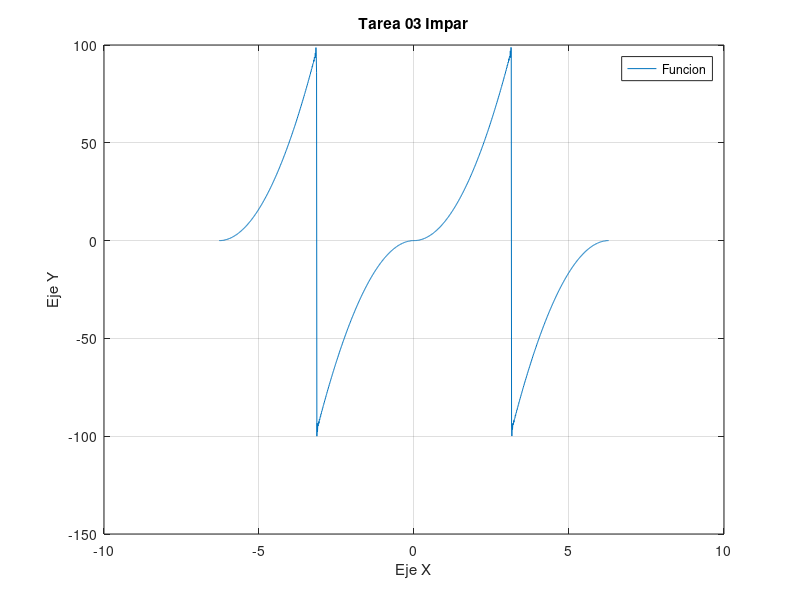

Source code (MATLAB):
% Jose Ramiro Fuentes Lara
% Ecuaciones Diferenciales Parciales
% Tarea 03 --- Corresponde a nuestra funcion impar
clc; clear;

%% Se definen nuestras variables constantes para el problema
% Dichas constantes son utiles cuando la funcion cuenta con una, nosotros
% le damos un valor arbitrario en este caso nuestro problema no con cuenta con
% algun valor constante ajeno a la funcion...

l = pi;

%% Se establece nuestra condicion inicial asi como el intervalo de nuestra serie 
a = -2*pi;       % Parte constante de nuestra funcion
x= -2*l:.01:2*l;     % Intervalo de nuestra funcion periodica
u = 0;          % Funciona para inicializar nuestra funcion u() impar

%% Se evaluan los valores de nuestra sumatoria impar 

for n= 1:1000
    u = u + ((2/n*pi)*(cos(n*pi)*(-pi^2+2/n^2)-(2/n^2)))*sin(n*pi*x/l);
end 

%% Se grafica nuestra funcion
plot(x,u);
grid on 

set(gcf,'Name','Ecuaciones Diferenciales Parciales') 
    xlabel('Eje X')
    ylabel('Eje Y')
    title('Tarea 03 Impar')
    legend('Funcion')